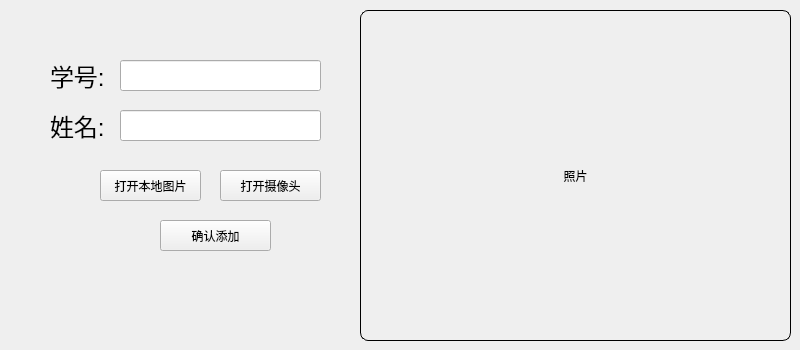
          <widget class="QWidget" name="tab_1">
           <attribute name="title">
            <string>人脸信息录入</string>
           </attribute>
           <widget class="QLabel" name="label_std_id">
            <property name="geometry">
             <rect>
              <x>50</x>
              <y>60</y>
              <width>61</width>
              <height>31</height>
             </rect>
            </property>
            <property name="font">
             <font>
              <pointsize>18</pointsize>
             </font>
            </property>
            <property name="text">
             <string>学号:</string>
            </property>
           </widget>
           <widget class="QLabel" name="label_stu_name">
            <property name="geometry">
             <rect>
              <x>50</x>
              <y>110</y>
              <width>61</width>
              <height>31</height>
             </rect>
            </property>
            <property name="font">
             <font>
              <pointsize>18</pointsize>
             </font>
            </property>
            <property name="text">
             <string>姓名:</string>
            </property>
           </widget>
           <widget class="QLineEdit" name="edit_std_id">
            <property name="geometry">
             <rect>
              <x>120</x>
              <y>60</y>
              <width>201</width>
              <height>31</height>
             </rect>
            </property>
            <property name="font">
             <font>
              <family>Adobe Arabic</family>
              <pointsize>18</pointsize>
             </font>
            </property>
            <property name="styleSheet">
             <string notr="true">	padding-left: 10px;</string>
            </property>
            <property name="text">
             <string/>
            </property>
            <property name="maxLength">
             <number>20</number>
            </property>
            <property name="clearButtonEnabled">
             <bool>true</bool>
            </property>
           </widget>
           <widget class="QLineEdit" name="edit_std_name">
            <property name="geometry">
             <rect>
              <x>120</x>
              <y>110</y>
              <width>201</width>
              <height>31</height>
             </rect>
            </property>
            <property name="font">
             <font>
              <family>Adobe Arabic</family>
              <pointsize>14</pointsize>
             </font>
            </property>
            <property name="styleSheet">
             <string notr="true">	padding-left: 10px;</string>
            </property>
            <property name="text">
             <string/>
            </property>
            <property name="maxLength">
             <number>10</number>
            </property>
            <property name="clearButtonEnabled">
             <bool>true</bool>
            </property>
           </widget>
           <widget class="QLabel" name="label_pic">
            <property name="geometry">
             <rect>
              <x>360</x>
              <y>10</y>
              <width>431</width>
              <height>331</height>
             </rect>
            </property>
            <property name="styleSheet">
             <string notr="true">border:1px solid black;
border-radius: 8px;</string>
            </property>
            <property name="text">
             <string>照片</string>
            </property>
            <property name="alignment">
             <set>Qt::AlignCenter</set>
            </property>
           </widget>
           <widget class="QPushButton" name="btn_open_file">
            <property name="geometry">
             <rect>
              <x>100</x>
              <y>170</y>
              <width>101</width>
              <height>31</height>
             </rect>
            </property>
            <property name="text">
             <string>打开本地图片</string>
            </property>
           </widget>
           <widget class="QPushButton" name="btn_open_cam">
            <property name="geometry">
             <rect>
              <x>220</x>
              <y>170</y>
              <width>101</width>
              <height>31</height>
             </rect>
            </property>
            <property name="text">
             <string>打开摄像头</string>
            </property>
           </widget>
           <widget class="QPushButton" name="btn_decide">
            <property name="geometry">
             <rect>
              <x>160</x>
              <y>220</y>
              <width>111</width>
              <height>31</height>
             </rect>
            </property>
            <property name="text">
             <string>确认添加</string>
            </property>
           </widget>
          </widget>
